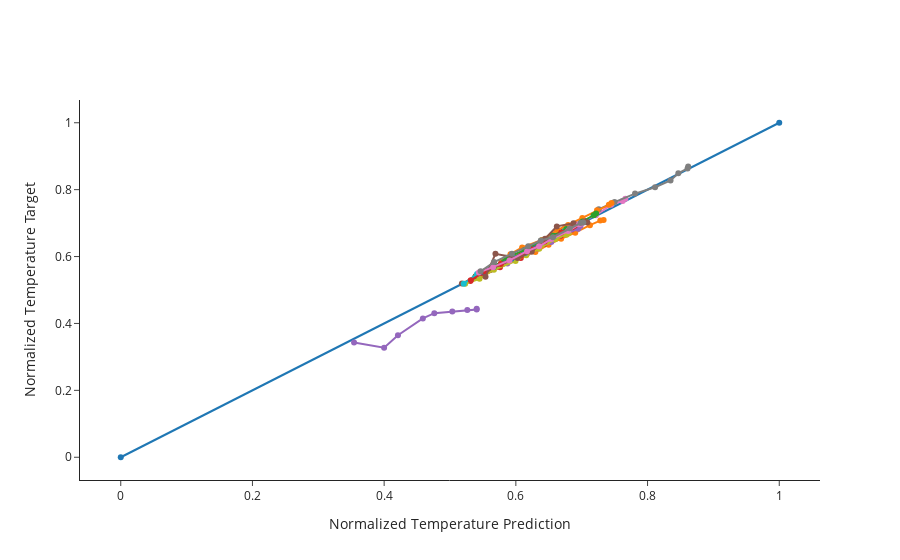

The cell this chart's notebook holds for it:
### Markdown cell above
## Parity Plot of Training Error

### Code cell
# random plotting traing error at some interval = skip to not make the plot rendering too slow
batch_size = datasets["batch_size"]
print(batch_size)
skip = 70

fig = go.Figure()
fig.add_trace(go.Scatter(x=[0, 1], y=[0, 1], showlegend=False, mode="markers+lines"))
for i in range(0, len(datasets["X_train"]), batch_size * skip):
    # print(i)
    df_pred = pd.DataFrame(model.predict(datasets["X_train"][i : i + batch_size], verbose=0)[:, :, 0])
    df_train = pd.DataFrame(datasets["y_train"][i : i + batch_size][:, :, 0])
    # print(df_pred.values[0])
    fig.add_trace(
        go.Scatter(
            x=df_pred.values[0],
            y=df_train.values[0],
            showlegend=False,
            mode="markers+lines",
        )
    )

fig.update_yaxes(title="Normalized Temperature Target")
fig.update_xaxes(title="Normalized Temperature Prediction")
fig.update_layout(template="simple_white")
fig.update_layout(height=500)

### Figure 1 — Plotly figure (JSON) as saved in the notebook; plotly's stock layout.template omitted (floating-point values rounded to 4 significant figures)
{"data": [{"mode": "markers+lines", "showlegend": false, "type": "scatter", "x": [0, 1], "y": [0, 1]}, {"mode": "markers+lines", "showlegend": false, "type": "scatter", "x": [0.5781, 0.5944, 0.6297, 0.6497, 0.6687, 0.6902, 0.7125, 0.7282, 0.7333], "y": [0.5852, 0.6046, 0.6138, 0.6356, 0.6533, 0.6713, 0.6939, 0.7074, 0.7093]}, {"mode": "markers+lines", "showlegend": false, "type": "scatter", "x": [0.539, 0.5608, 0.5859, 0.6166, 0.6321, 0.6529, 0.6768, 0.6936, 0.6968], "y": [0.5415, 0.562, 0.5899, 0.6141, 0.6331, 0.6499, 0.677, 0.6928, 0.6954]}, {"mode": "markers+lines", "showlegend": false, "type": "scatter", "x": [0.5309, 0.5522, 0.5759, 0.6075, 0.6242, 0.6435, 0.6681, 0.6846, 0.6875], "y": [0.5271, 0.5452, 0.5681, 0.596, 0.6182, 0.6379, 0.6621, 0.6798, 0.6844]}, {"mode": "markers+lines", "showlegend": false, "type": "scatter", "x": [0.5413, 0.562, 0.5871, 0.6177, 0.6332, 0.6539, 0.678, 0.6948, 0.6981], "y": [0.5452, 0.5612, 0.5789, 0.6098, 0.6244, 0.6435, 0.6703, 0.683, 0.6915]}, {"mode": "markers+lines", "showlegend": false, "type": "scatter", "x": [0.5181, 0.5384, 0.5622, 0.594, 0.6118, 0.6306, 0.655, 0.6717, 0.6744], "y": [0.5192, 0.539, 0.5609, 0.5906, 0.6101, 0.6302, 0.6587, 0.6757, 0.6836]}, {"mode": "markers+lines", "showlegend": false, "type": "scatter", "x": [0.6135, 0.6339, 0.6611, 0.6842, 0.7028, 0.7217, 0.7446, 0.7622, 0.7663], "y": [0.6212, 0.639, 0.6605, 0.6879, 0.7083, 0.7237, 0.7545, 0.7663, 0.773]}, {"mode": "markers+lines", "showlegend": false, "type": "scatter", "x": [0.7192, 0.7259, 0.7499, 0.781, 0.8115, 0.8349, 0.8468, 0.8608, 0.8617], "y": [0.7241, 0.7412, 0.7628, 0.7883, 0.8073, 0.8273, 0.8487, 0.8636, 0.8692]}, {"mode": "markers+lines", "showlegend": false, "type": "scatter", "x": [0.523, 0.5449, 0.5667, 0.5995, 0.6158, 0.6355, 0.66, 0.6769, 0.68], "y": [0.5188, 0.5335, 0.5605, 0.5866, 0.6036, 0.6236, 0.6518, 0.6655, 0.6697]}, {"mode": "markers+lines", "showlegend": false, "type": "scatter", "x": [0.5209, 0.5411, 0.5656, 0.5972, 0.6137, 0.6334, 0.6578, 0.6746, 0.6778], "y": [0.5188, 0.5482, 0.5685, 0.5981, 0.61, 0.6361, 0.6608, 0.6808, 0.6829]}, {"mode": "markers+lines", "showlegend": false, "type": "scatter", "x": [0.5474, 0.5667, 0.593, 0.6211, 0.6382, 0.6579, 0.6827, 0.6995, 0.7033], "y": [0.5536, 0.5732, 0.5929, 0.6228, 0.6432, 0.6627, 0.6889, 0.705, 0.7077]}, {"mode": "markers+lines", "showlegend": false, "type": "scatter", "x": [0.5918, 0.6095, 0.6398, 0.6625, 0.6794, 0.7009, 0.7233, 0.7412, 0.7452], "y": [0.6071, 0.6273, 0.6496, 0.6787, 0.6946, 0.7153, 0.7382, 0.7547, 0.7604]}, {"mode": "markers+lines", "showlegend": false, "type": "scatter", "x": [0.5662, 0.5856, 0.6135, 0.6384, 0.6563, 0.6768, 0.7014, 0.7182, 0.7219], "y": [0.5685, 0.5964, 0.6197, 0.6469, 0.6619, 0.6827, 0.7047, 0.7235, 0.7287]}, {"mode": "markers+lines", "showlegend": false, "type": "scatter", "x": [0.5316, 0.5538, 0.5772, 0.6079, 0.6244, 0.6437, 0.669, 0.6856, 0.6893], "y": [0.5292, 0.5563, 0.5778, 0.6027, 0.6212, 0.6452, 0.6716, 0.6876, 0.6924]}, {"mode": "markers+lines", "showlegend": false, "type": "scatter", "x": [0.3543, 0.3999, 0.421, 0.4588, 0.4762, 0.5035, 0.5263, 0.5405, 0.5405], "y": [0.3428, 0.3272, 0.3649, 0.415, 0.4307, 0.436, 0.4399, 0.4418, 0.4443]}, {"mode": "markers+lines", "showlegend": false, "type": "scatter", "x": [0.5539, 0.569, 0.6025, 0.6239, 0.6444, 0.6622, 0.6876, 0.7044, 0.7086], "y": [0.5397, 0.608, 0.5954, 0.6141, 0.6533, 0.6902, 0.6996, 0.7044, 0.7021]}, {"mode": "markers+lines", "showlegend": false, "type": "scatter", "x": [0.5438, 0.5654, 0.5903, 0.617, 0.6353, 0.654, 0.6795, 0.696, 0.7], "y": [0.552, 0.5682, 0.5885, 0.6161, 0.6308, 0.6524, 0.6761, 0.6962, 0.6992]}, {"mode": "markers+lines", "showlegend": false, "type": "scatter", "x": [0.5465, 0.567, 0.594, 0.6188, 0.6379, 0.6562, 0.6818, 0.6984, 0.7025], "y": [0.5561, 0.5836, 0.6086, 0.6307, 0.6479, 0.6578, 0.6849, 0.7002, 0.702]}], "layout": {"autosize": true, "xaxis": {"autorange": true, "range": [-0.06051, 1.061], "title": {"text": "Normalized Temperature Prediction"}, "type": "linear"}, "yaxis": {"autorange": true, "range": [-0.07041, 1.07], "title": {"text": "Normalized Temperature Target"}, "type": "linear"}}}
